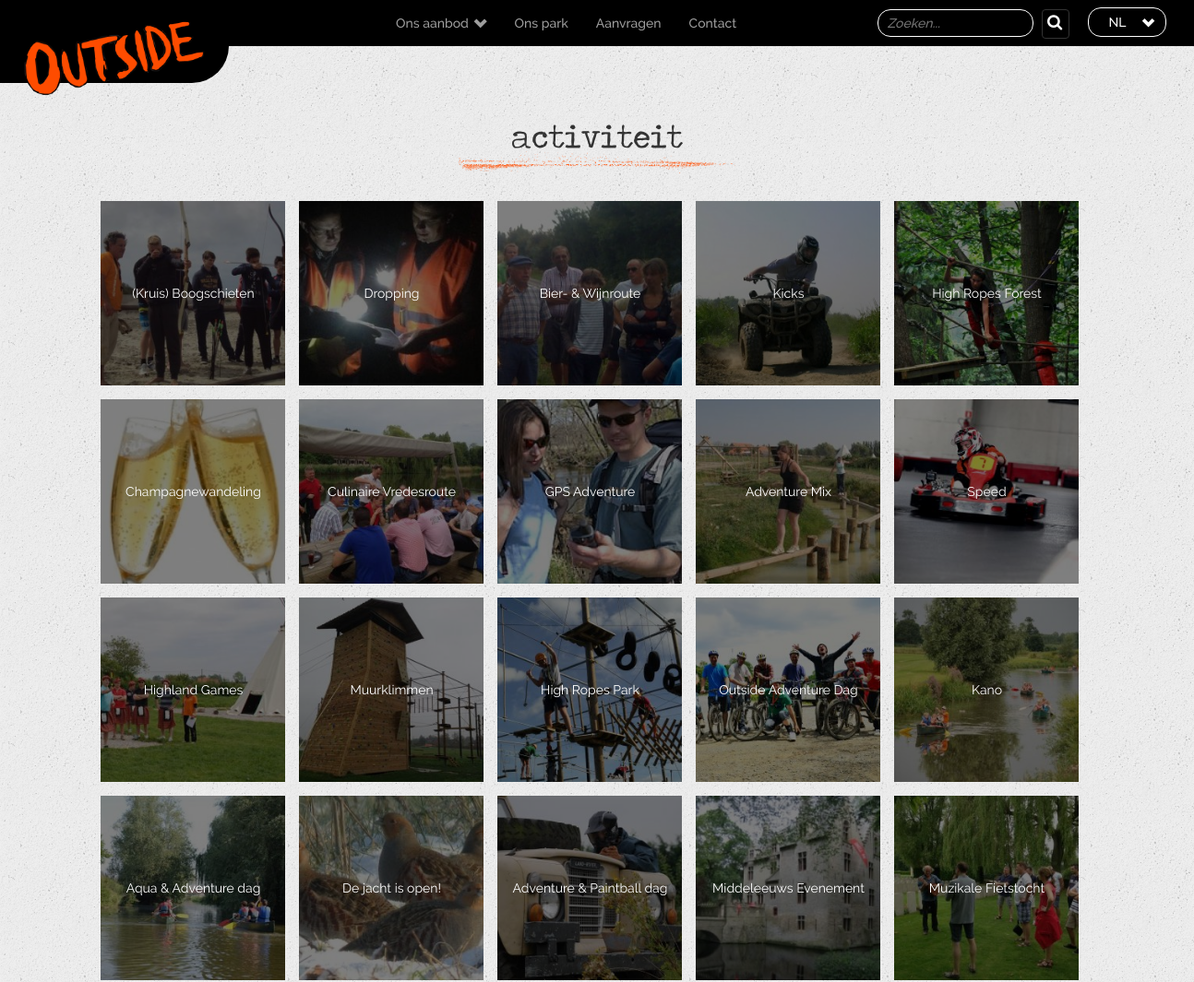
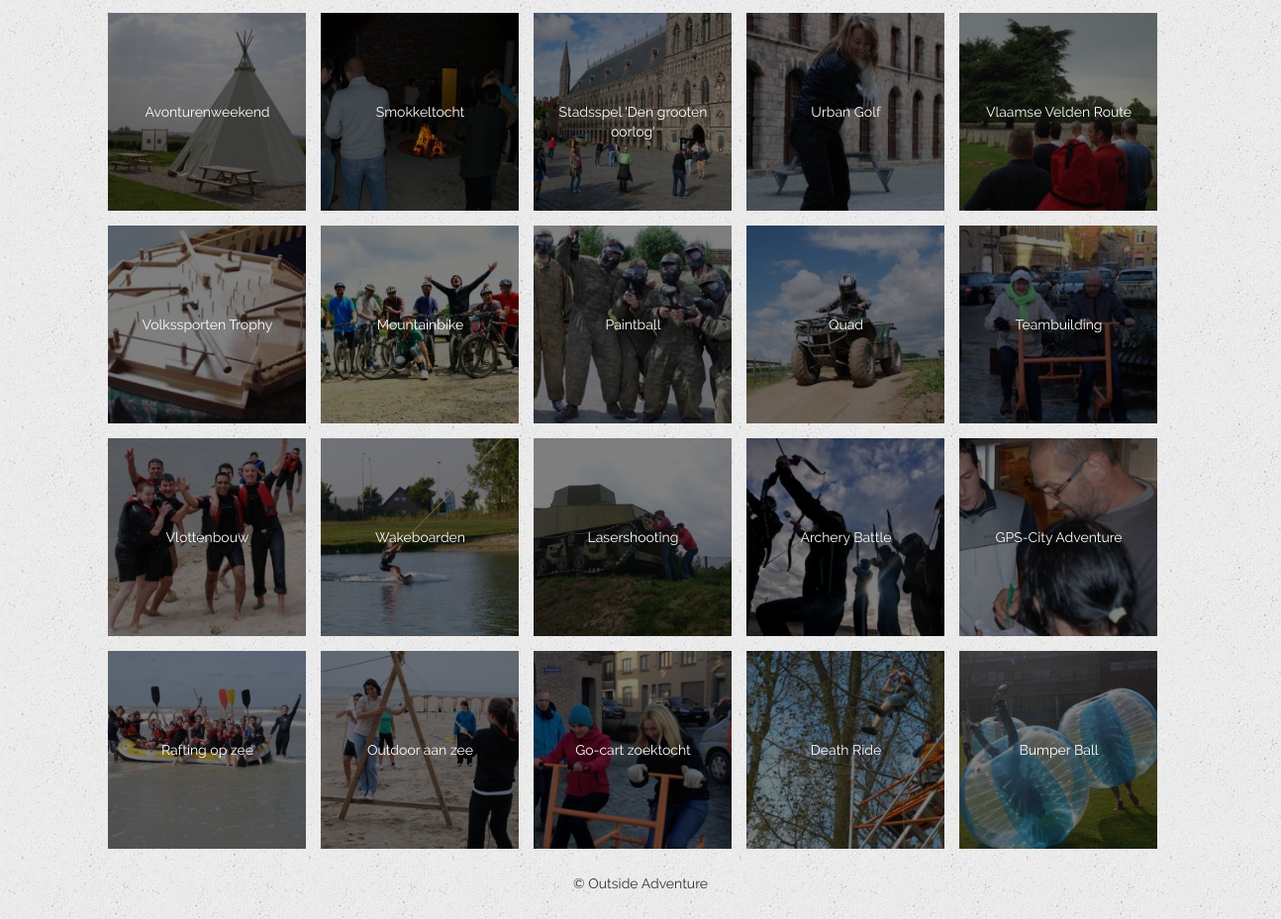
Screenshot of /index.php?page=category&id=1 with the database file from the repository (2 pictures, top to bottom).
### tables this page shows
CREATE TABLE `inhoud_categorie_type` (
  `id` int(11) NOT NULL,
  `type` varchar(255) NOT NULL DEFAULT ''
);

CREATE TABLE `inhoud` (
  `id` int(11) NOT NULL,
  `categorieId` int(11) NOT NULL,
  `naam_nl` varchar(255) NOT NULL DEFAULT '',
  `naam_fr` varchar(255) DEFAULT '',
  `naam_en` varchar(255) DEFAULT '',
  `inhoud_nl` text,
  `inhoud_fr` text,
  `inhoud_en` text,
  `afspraak_nl` varchar(255) NOT NULL,
  `afspraak_fr` varchar(255) NOT NULL,
  `afspraak_en` varchar(255) NOT NULL,
  `periode_nl` varchar(255) NOT NULL,
  `periode_fr` varchar(255) NOT NULL,
  `periode_en` varchar(255) NOT NULL,
  `prijsklasseId` int(11) DEFAULT NULL,
  `minAantal` int(11) NOT NULL,
  `duur_nl` varchar(255) NOT NULL,
  `duur_fr` varchar(255) NOT NULL,
  `duur_en` varchar(255) NOT NULL,
  `leeftijd` varchar(255) NOT NULL,
  `afbeelding` varchar(255) NOT NULL,
  `afbeelding_header` varchar(255) NOT NULL DEFAULT '',
  `actief` tinyint(1) NOT NULL
);

### index.php (called while the page is built, shortened)
<?php
function taal($nl,$fr,$eng){
        switch($_SESSION['session_taal']){
            case "NL":
            return $nl;
             break;
            }
}
$routes = array(
  'home' => array(
    'controller' => 'Page',
    'action' => 'index'
  ),
  'overviewType' => array(
    'controller' => 'Page',
    'action' => 'overviewType'
  ),
  'contact' => array(
    'controller' => 'Page',
    'action' => 'contact'
  ),
  'activity' => array(
    'controller' => 'Activity',
    'action' => 'activity'
  ),
  'overview' => array(
    'controller' => 'Activity',
    'action' => 'overview'
  ),
  'aanvragen' => array(
    'controller' => 'Activity',
    'action' => 'aanvragen'
  ),
  'feesten' => array(
    'controller' => 'Page',
    'action' => 'feesten'
    ),
   'adventurePark' => array(
    'controller' => 'Page',
    'action' => 'adventurePark'
    ),
  'category' => array(
    'controller' => 'Activity',
    'action' => 'category'
    ),
  'categoryType' => array(
    'controller' => 'Activity',
    'action' => 'categoryType'
    ),
  'locatie' => array(
    'controller' => 'Activity',
    'action' => 'locatie'
    ),
  'locaties' => array(
    'controller' => 'Activity',
    'action' => 'locaties'
    ),
  'globalItem' => array(
    'controller' => 'Activity',
    'action' => 'globalItem'
    ),
  'search' => array(
    'controller' => 'Activity',
    'action' => 'search'
    ),
  'all' => array(
    'controller' => 'Activity',
    'action' => 'all_activities'
    ),
  'all_category_categories' => array(
    'controller'=> 'Activity',
    'action'=> 'all_category_categories'
     ),
  'all_other_data' => array(
    'controller'=> 'Activity',
    'action'=> 'all_other_data'
     ),
  'get_prices_of_activity' => array(
    'controller'=> 'Activity',
    'action'=> 'get_prices_of_activity'
     ),
  'all_category_types' => array(
    'controller'=> 'Activity',
    'action'=> 'all_category_types'
     ),
  'allLocations' => array(
    'controller' => 'Activity',
    'action' => 'all_locations'
    ),
   'filter' => array(
    'controller' => 'Activity',
    'action' => 'filterActivities'
    )
);
$route = $routes[$_GET['page']];
$controllerObj = new $controllerName();
$controllerObj->route = $route;
$controllerObj->filter();
$controllerObj->render();

### dao/CategoryDAO.php (called while the page is built, shortened)
<?php
class CategoryDAO extends DAO {
	public function selectById($id) {
		$sql = "SELECT * FROM `inhoud_categorie_type` WHERE `id` = :id ";
		$stmt = $this->pdo->prepare($sql);
		$stmt->bindValue(':id', $id);
		$stmt->execute();
		return $stmt->fetch(PDO::FETCH_ASSOC);
	}
}

### controller/ActivityController.php (called while the page is built, shortened)
<?php
require_once WWW_ROOT . 'dao' . DS . 'ActivityDAO.php';
require_once WWW_ROOT . 'dao' . DS . 'CategoryDAO.php';
class ActivityController extends Controller {
    private $activityDAO;
    private $categoryDAO;
    function __construct() {
        $this->activityDAO = new ActivityDAO();
        $this->categoryDAO = new CategoryDAO();
    }
     public function category(){
        if(!empty($_GET['id'])){
        $this->set('category',$this->categoryDAO->selectById($_GET['id']));
        $this->set('activities',$this->activityDAO->getByCategory($_GET['id']));
        }else{
            header('Location: index.php');
        }
    }
}

### dao/ActivityDAO.php (called while the page is built, shortened)
<?php
class ActivityDAO extends DAO {
	public function getByCategory($id) {
		$sql = "SELECT * FROM inhoud WHERE categorieId = :id AND actief = 1 ";
		$stmt = $this->pdo->prepare($sql);
		$stmt->bindValue(':id', $id);
		$stmt->execute();
		return $stmt->fetchAll(PDO::FETCH_ASSOC);
	}
}

### view/activity/category.php (the view, shortened to what this page needs)
<div class="container-middle container-info no-header">
    <h1 id="page-name"class="titel-header">
        <?php echo taal($category['type'],$category['type'],$category['type']);
        ?>
    </h1>
<div class="titel-img-container">
    <img class="titel-img" src="assets/images/titel-underline.png">
    </div>
<div class="content_info">
    <div id="grid-feesten" class="container-sub-grid">
        <div class="grid">
            <div class="row gridFlex">
                <?php
                if(isset($activities)){
                  foreach ($activities as $activitySub) {
                    if($activitySub['id']){
                        echo "<div class=\"grid-sub\">";
                        echo "<img class=\"subcategory-img\"
                        src=\"assets/images/activityPhotos/{$activitySub['afbeelding']}_th.jpg \">";
                         $name = preg_replace('/\s+/', '', taal($activitySub['naam_nl'],$activitySub['naam_fr'],$activitySub['naam_en']));
                         echo "<a href=\"index.php?page=globalItem&id={$activitySub['id']}&name=" . $name . "\" class=\"gridLink-sub\">";echo "<div class=\"overlay-img\">";
                         echo "<span>";
                echo taal($activitySub['naam_nl'],$activitySub['naam_fr'],$activitySub['naam_en']);
                echo "</span>";
                echo "</div></a></div>";
          }
      }
    } ?>
            </div>
        </div>
    </div>

### css/main.css (style rules this page uses)
.container-middle { width: 90%; margin-left: auto; margin-right: auto; }
.container-middle .titel-header { font-family: "traveling__typewriterregular"; text-align: center; font-size: 2.5em; }
.container-middle .titel-img-container { width: 100%; }
.container-middle .titel-img { margin-top: -15px; margin-left: auto; margin-right: auto; display: block; width: 50%; max-width: 300px; text-align: center; margin-bottom: 25px; }
.no-header { margin-top: 100px; }
body { background-repeat: repeat; font-family: "ralewayregular"; background-image: url(assets/images/bg-pattern.jpg); overflow-x: hidden; }
.grid { width: 95%; margin-left: auto; margin-right: auto; }
.gridFlex { display: -ms-flexbox; display: -webkit-box; display: flex; -ms-flex-direction: row; flex-direction: row; -ms-flex-align: center; align-items: center; -ms-flex-pack: center; justify-content: center; -ms-flex-wrap: wrap; flex-wrap: wrap; }
.container-info { margin-left: auto; margin-right: auto; }
#grid-feesten { margin-top: 30px; }
#grid-feesten .grid-sub { width: 200px; height: 200px; margin-right: 15px; margin-bottom: 15px; }
#grid-feesten .grid-sub img { width: 200px; height: 200px; vertical-align: top; z-index: 0; float: left; object-fit: cover; }
.overlay-img { float: left; display: block; color: white; background-color: rgba(0, 0, 0, 0.5); height: 200px; width: 200px; z-index: 99; margin-top: -200px; transition: background-color 0.5s; }
.overlay-img span { text-align: center; width: 85%; margin-left: 7.5%; display: block; margin-top: 90px; }

### rows the page displays
inhoud_categorie_type: type "activiteit"
inhoud: afbeelding (picture), naam_nl "(Kruis) Boogschieten"
inhoud: afbeelding (picture), naam_nl "Dropping"
inhoud: afbeelding (picture), naam_nl "Bier- & Wijnroute"
inhoud: afbeelding (picture), naam_nl "Kicks"
inhoud: afbeelding (picture), naam_nl "High Ropes Forest"
inhoud: afbeelding (picture), naam_nl "Champagnewandeling"
inhoud: afbeelding (picture), naam_nl "Culinaire Vredesroute"
inhoud: afbeelding (picture), naam_nl "GPS Adventure"
inhoud: afbeelding (picture), naam_nl "Adventure Mix"
inhoud: afbeelding (picture), naam_nl "Speed"
inhoud: afbeelding (picture), naam_nl "Highland Games"
inhoud: afbeelding (picture), naam_nl "Muurklimmen"
inhoud: afbeelding (picture), naam_nl "High Ropes Park"
inhoud: afbeelding (picture), naam_nl "Outside Adventure Dag"
inhoud: afbeelding (picture), naam_nl "Kano"
inhoud: afbeelding (picture), naam_nl "Aqua & Adventure dag"
inhoud: afbeelding (picture), naam_nl "De jacht is open!"
inhoud: afbeelding (picture), naam_nl "Adventure & Paintball dag"
inhoud: afbeelding (picture), naam_nl "Middeleeuws Evenement"
inhoud: afbeelding (picture), naam_nl "Muzikale Fietstocht"
inhoud: afbeelding (picture), naam_nl "Avonturenweekend"
inhoud: afbeelding (picture), naam_nl "Smokkeltocht"
inhoud: afbeelding (picture), naam_nl "Stadsspel 'Den grooten oorlog'"
inhoud: afbeelding (picture), naam_nl "Urban Golf"
inhoud: afbeelding (picture), naam_nl "Vlaamse Velden Route"
inhoud: afbeelding (picture), naam_nl "Volkssporten Trophy"
inhoud: afbeelding (picture), naam_nl "Mountainbike"
inhoud: afbeelding (picture), naam_nl "Paintball"
inhoud: afbeelding (picture), naam_nl "Quad"
inhoud: afbeelding (picture), naam_nl "Teambuilding"
inhoud: afbeelding (picture), naam_nl "Vlottenbouw"
inhoud: afbeelding (picture), naam_nl "Wakeboarden"
inhoud: afbeelding (picture), naam_nl "Lasershooting"
inhoud: afbeelding (picture), naam_nl "Archery Battle"
inhoud: afbeelding (picture), naam_nl "GPS-City Adventure"
inhoud: afbeelding (picture), naam_nl "Rafting op zee"
inhoud: afbeelding (picture), naam_nl "Outdoor aan zee"
inhoud: afbeelding (picture), naam_nl "Go-cart zoektocht"
inhoud: afbeelding (picture), naam_nl "Death Ride"
inhoud: afbeelding (picture), naam_nl "Bumper Ball"

### other values shown
taal('Ons park','Votre locations','Our locations') "Ons park"
$_SESSION['session_taal'] "NL"
